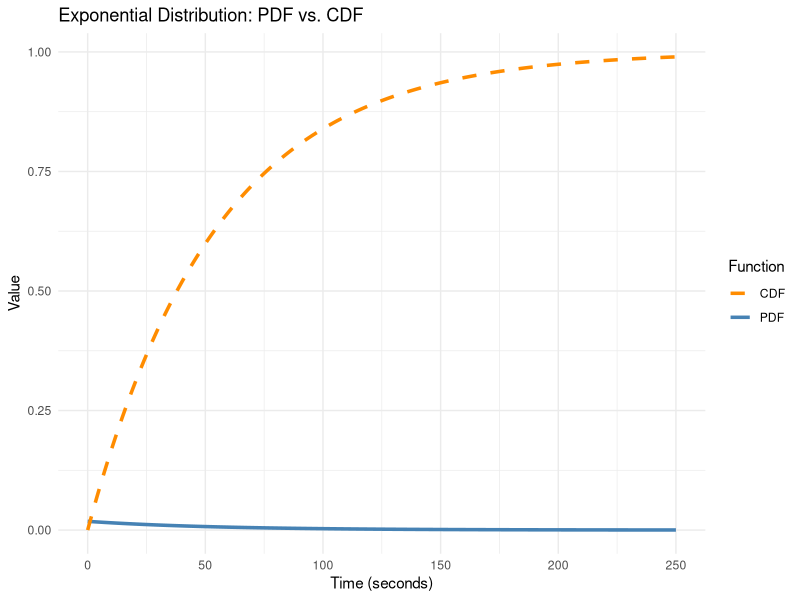

Reproduce this figure in R.
## ---- chunk 1
library(knitr)

person <- 1:30
time_secs <- c(
  62, 45, 22.78, 2, 104.2, 43, 104.2, 115.34, 91.63, 29.25,
  36.01, 7.36, 13.82, 61.91, 11.75, 2.81, 15.46, 75.10, 85.47,
  10.99, 13.6, 131.94, 41.26, 28.84, 46.69, 21.80, 53.86, 202.49,
  120, 40.91
)

arrival_times <- data.frame(
  Person = person,
  Arrival_Time_Seconds = round(time_secs, 2)  
)

kable(arrival_times, 
      caption = "Time Between Student Arrivals at the Elevator Queue (in Seconds)",
      align = "c")  
## ---- chunk 2
time_secs <- c(
  62, 45, 22.78, 2, 104.2, 43, 104.2, 115.34, 91.63, 29.25,
  36.01, 7.36, 13.82, 61.91, 11.75, 2.81, 15.46, 75.10, 85.47,
  10.99, 13.6, 131.94, 41.26, 28.84, 46.69, 21.80, 53.86, 202.49,
  120, 40.91
)

n <- length(time_secs)
total_time <- sum(time_secs)
lambda <- n / total_time
mean_time <- 1 / lambda

## ---- chunk 3
time_secs <- c(
  62, 45, 22.78, 2, 104.2, 43, 104.2, 115.34, 91.63, 29.25,
  36.01, 7.36, 13.82, 61.91, 11.75, 2.81, 15.46, 75.10, 85.47,
  10.99, 13.6, 131.94, 41.26, 28.84, 46.69, 21.80, 53.86, 202.49,
  120, 40.91
)

n <- length(time_secs)
total_time <- sum(time_secs)
lambda <- n / total_time

pdf_vals <- lambda * exp(-lambda * time_secs)


pdf_results <- data.frame(
  Time_Seconds = round(time_secs, 2),
  PDF = round(pdf_vals, 5)
)

library(knitr)
kable(pdf_results, 
      caption = "PDF Values for Each Data Point",
      align = "c")

## ---- chunk 4
time_secs <- c(
  62, 45, 22.78, 2, 104.2, 43, 104.2, 115.34, 91.63, 29.25,
  36.01, 7.36, 13.82, 61.91, 11.75, 2.81, 15.46, 75.10, 85.47,
  10.99, 13.6, 131.94, 41.26, 28.84, 46.69, 21.80, 53.86, 202.49,
  120, 40.91
)

n <- length(time_secs)
total_time <- sum(time_secs)
lambda <- n / total_time

cdf_vals <- 1 - exp(-lambda * time_secs)

cdf_results <- data.frame(
  Time_Seconds = round(time_secs, 2),
  CDF = round(cdf_vals, 5)
)

library(knitr)
kable(cdf_results, caption = "CDF Values for Each Data Point", align = "c")
## ---- chunk 5
lambda <- 30 / sum(time_secs)
time_30 <- 30
prob_within_30 <- 1 - exp(-lambda * time_30)
## ---- chunk 6
time_60 <- 60
prob_more_than_60 <- exp(-lambda * time_60)
## ---- chunk 7
mean_wait <- 1 / lambda
## ---- chunk 8
library(ggplot2)

# Define lambda
lambda <- 30 / sum(time_secs)

# Define a sequence of time values (x)
x_vals <- seq(0, 250, by = 1)

# Compute PDF and CDF for each x
pdf_vals <- lambda * exp(-lambda * x_vals)
cdf_vals <- 1 - exp(-lambda * x_vals)

# Combine into a data frame
exp_data <- data.frame(
  Time = x_vals,
  PDF = pdf_vals,
  CDF = cdf_vals
)

# Plot
ggplot(exp_data, aes(x = Time)) +
  geom_line(aes(y = PDF, color = "PDF"), linewidth = 1.2) +
  geom_line(aes(y = CDF, color = "CDF"), linewidth = 1.2, linetype = "dashed") +
  labs(title = "Exponential Distribution: PDF vs. CDF",
       x = "Time (seconds)",
       y = "Value",
       color = "Function") +
  theme_minimal() +
  scale_color_manual(values = c("PDF" = "steelblue", "CDF" = "darkorange"))

